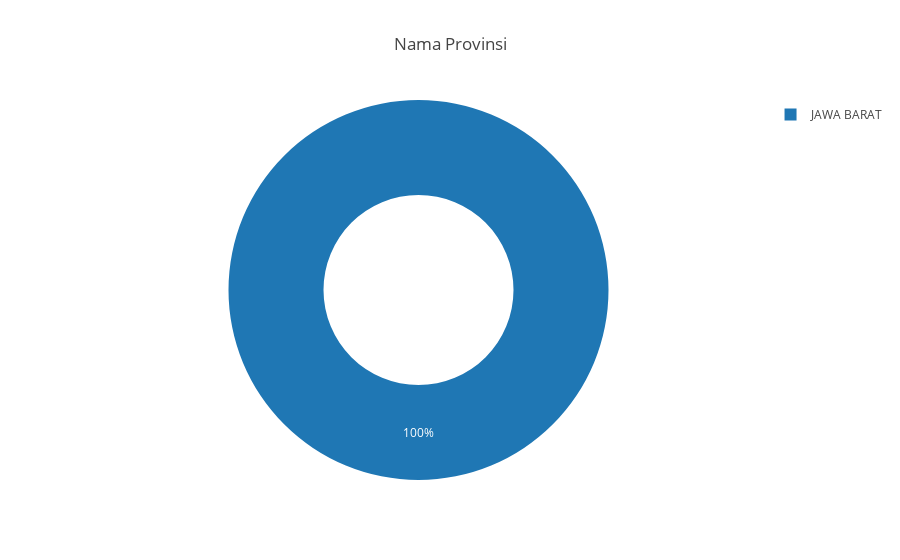

Notebook code cell kept with this figure:
### Markdown cell above
### **Berapa persen kah nilai kemunculan Nama Provinsi dalam data?**

### Code cell
bivariate_visualization_pie(
    data=data,
    names='nama_provinsi',
    title='Nama Provinsi',
    hole=0.5
)

### Figure 1 — Plotly figure (JSON) as saved in the notebook; plotly's stock layout.template omitted (floating-point values rounded to 4 significant figures; data arrays with more than 128 entries replaced by an {"elided": "..."} marker saying what was removed)
{"data": [{"domain": {"x": [0, 1], "y": [0, 1]}, "hole": 0.5, "hovertemplate": "nama_provinsi=%{label}<extra></extra>", "labels": {"elided": "1350 str values"}, "legendgroup": "", "name": "", "showlegend": true, "type": "pie"}], "layout": {"autosize": true, "legend": {"tracegroupgap": 0}, "title": {"text": "Nama Provinsi"}}}
